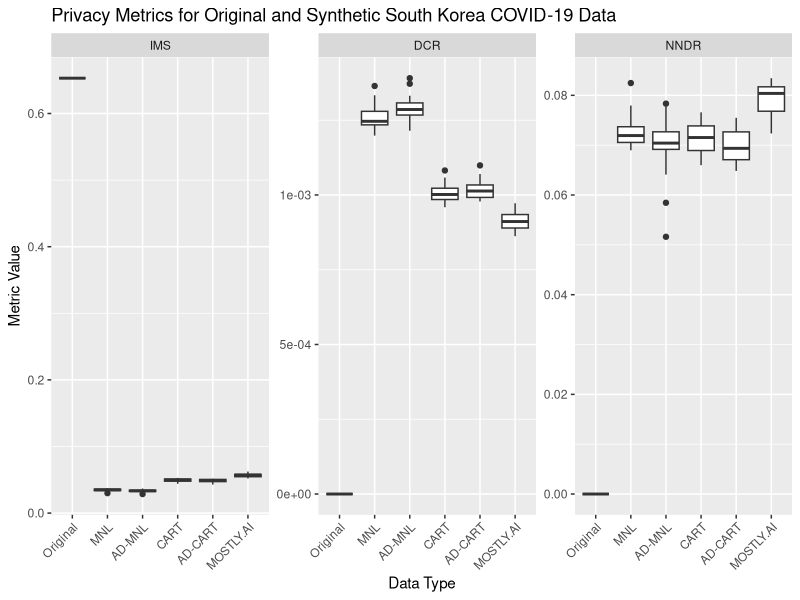
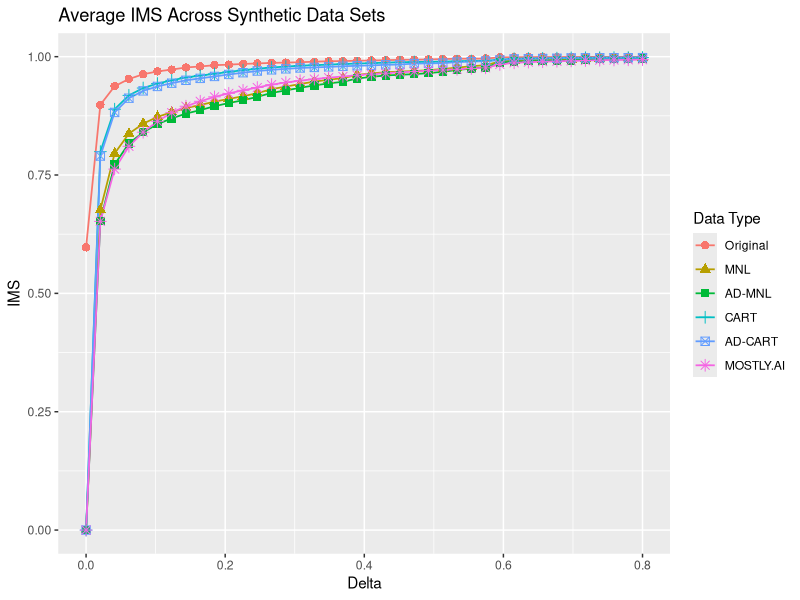
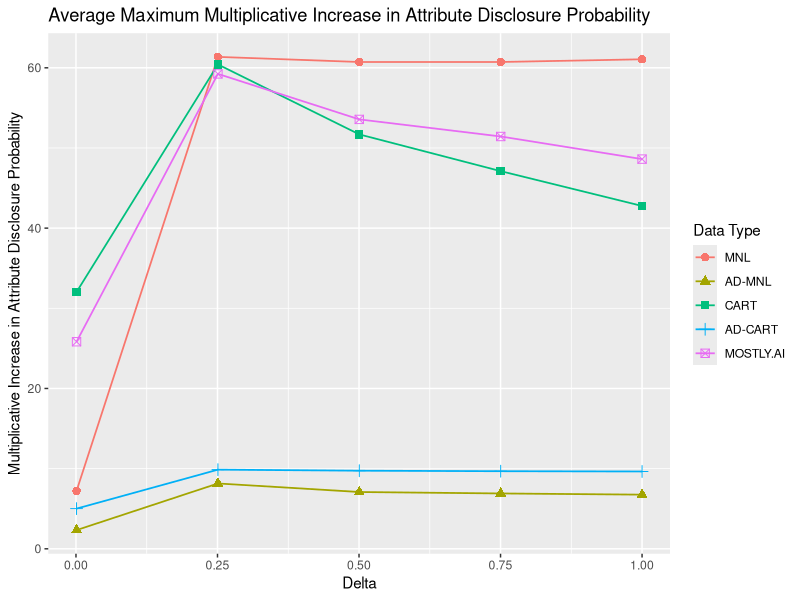
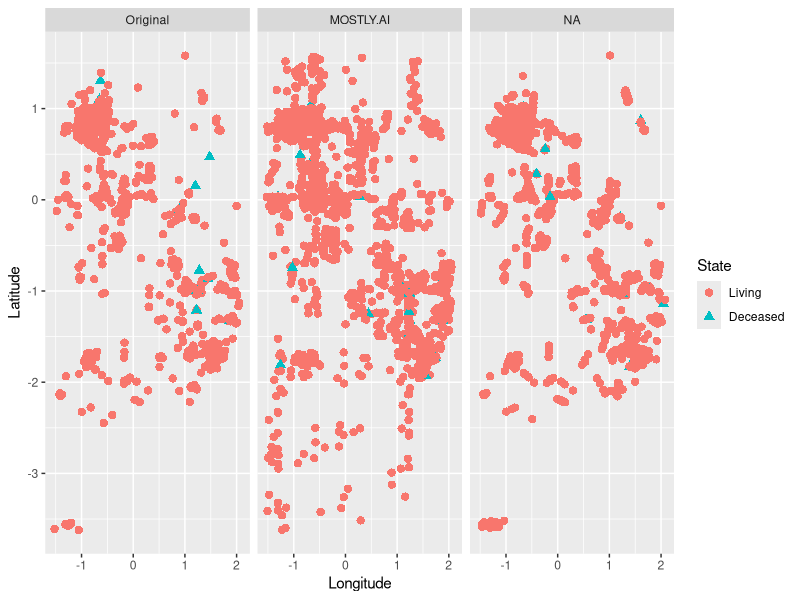
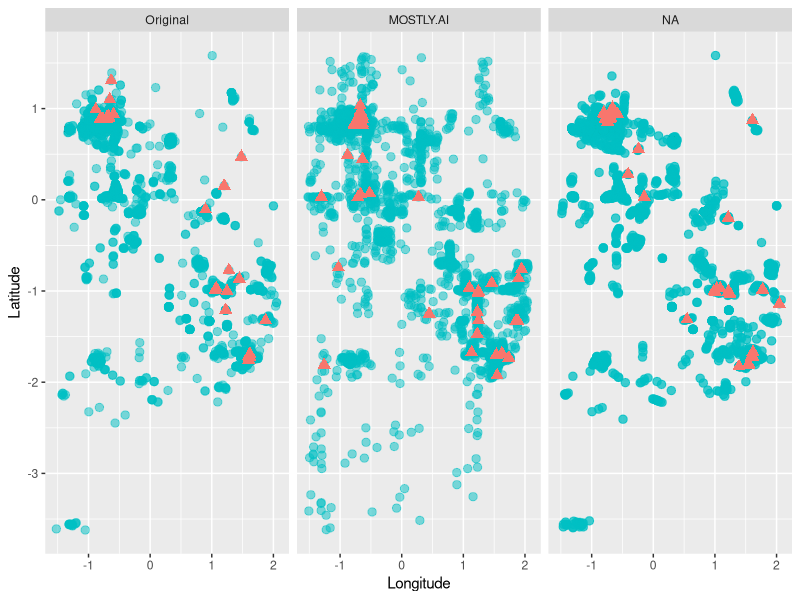
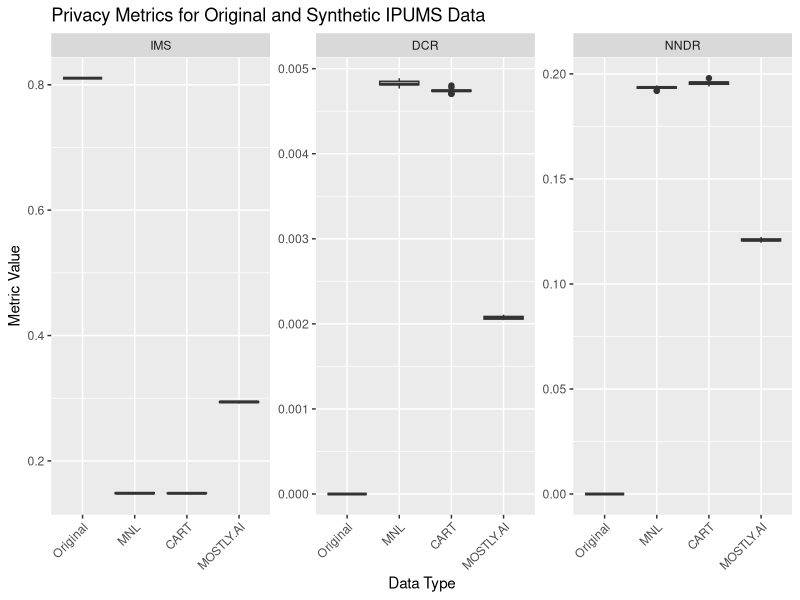
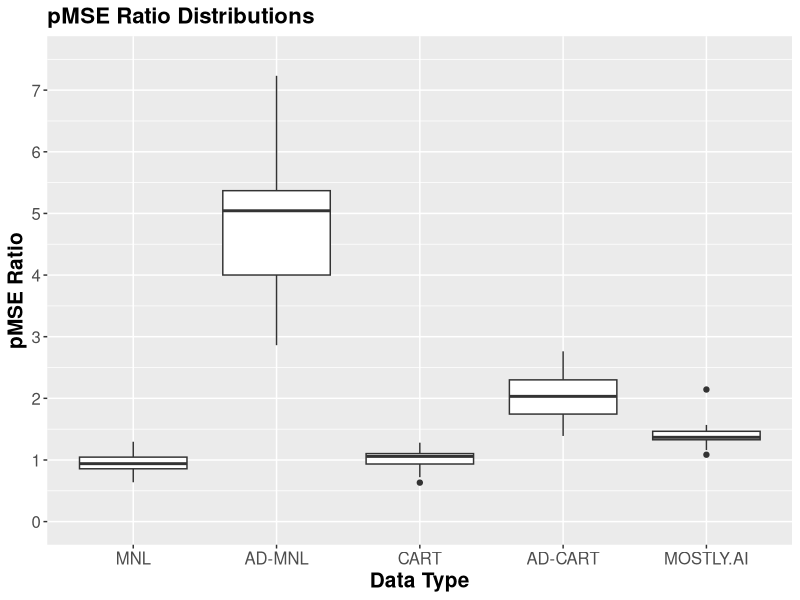

Write R code to recreate these figures, in order.
# Author: Cameron Bale

library(tidyverse)
library(ggplot2)

# Plot for privacy metrics for SK data
sk_privacy_metrics <- read_csv("../Results/SK/privacy_metrics.csv")

sk_privacy_metrics %>%
  mutate(Metric = factor(Metric, levels=c("IMS", "DCR", "NNDR")),
         Type = factor(Type, levels=c("Train", "MNL", "AD-MNL", "CART", "AD-CART", "MOSTLY.AI"), labels=c("Original", "MNL", "AD-MNL", "CART", "AD-CART", "MOSTLY.AI"))) %>%
  ggplot(aes(x=Type, y=value)) +
  geom_boxplot() +
  facet_wrap(~Metric, scales='free') +
  theme(axis.text.x = element_text(angle = 45, vjust = 1, hjust=1)) +
  labs(x = "Data Type",
       y = "Metric Value",
       title = "Privacy Metrics for Original and Synthetic South Korea COVID-19 Data")

################################################################################

# plot for IMS over range of delta values

sk_ims <- read_csv("../Results/SK/ims_metrics.csv")

sk_ims %>%
  mutate(Type = factor(Type, levels=c("Original", "MNL", "AD-MNL", "CART", "AD-CART", "MOSTLY.AI"))) %>%
  ggplot(aes(x=Delta, y=value, color=Type)) +
  geom_line(linewidth=0.6) +
  geom_point(aes(shape=Type), size=2.5) +
  labs(x = "Delta",
       y = "IMS",
       title = "Average IMS Across Synthetic Data Sets",
       color = "Data Type",
       shape = "Data Type")

################################################################################

# plot attribute disclosure risk results

sk_ad <- read_csv("../Results/SK/all_ad_results.csv")

sk_ad %>%
  mutate(Type = factor(Type, levels=c("MNL", "AD-MNL", "CART", "AD-CART", "MOSTLY.AI"))) %>%
  ggplot(aes(x=Delta, y=value, color=Type)) +
  geom_line(linewidth=0.6) +
  geom_point(aes(shape=Type), size=2.5) +
  labs(x = "Delta",
       y = "Multiplicative Increase in Attribute Disclosure Probability",
       title = "Average Maximum Multiplicative Increase in Attribute Disclosure Probability",
       color = "Data Type",
       shape = "Data Type")
  
  
################################################################################

# plot pMSE ratios

sk_pmse <- read_csv("../Results/SK/pmse_metrics.csv")

sk_pmse_plot <- sk_pmse %>%
  mutate(Type = factor(Type, levels=c("MNL", "AD-MNL", "CART", "AD-CART", "MOSTLY.AI"))) %>%
  ggplot(aes(x=Type, y=value)) +
  geom_boxplot() +
  labs(x = "Data Type",
       y = "pMSE Ratio",
       title = "pMSE Ratio Distributions") +
  scale_y_continuous(name="pMSE Ratio", breaks=c(0, 1, 2, 3, 4, 5, 6, 7, 8), limits=c(0, 7.5)) +
  theme(plot.title = element_text(size=16, face= "bold", colour= "black" ),
        axis.title.x = element_text(size=15, face="bold", colour = "black"),
        axis.title.y = element_text(size=15, face="bold", colour = "black"),
        axis.text=element_text(size=12))

ggsave(filename="pmse_ratio_dists.pdf", plot=sk_pmse_plot, path="../Results/SK/Figures/")

################################################################################

# plot original vs. synthesized locations

sk_locs <- read_csv("../Results/SK/locations.csv")

colnames(sk_locs) <- c('Type', 'Latitude', 'Longitude', 'State')

sk_locs <- sk_locs %>%
  mutate(Type = factor(Type, levels=c("Original", "CART", "AD - CART", "MOSTLY.AI")),
         State = factor(State, levels=c(0, 1), labels=c('Living', 'Deceased')))

sk_locs %>%
  ggplot(aes(x=Longitude, y=Latitude, shape=State, color=State)) +
  geom_point(size=2.5) +
  facet_wrap(~Type)

sk_locs %>%
  ggplot(aes(x=Longitude, y=Latitude)) +
  geom_point(alpha = 0.5, color="#00BFC4", size=2.5) +
  geom_point(data=sk_locs[sk_locs$State=='Deceased',], aes(x=Longitude, y=Latitude), color="#F8766D", shape=17, size=3) +
  facet_wrap(~Type)

################################################################################
################################################################################
################################################################################
################################################################################

###### IPUMS Plots ######

################################################################################
################################################################################
################################################################################
################################################################################

# Plot for privacy metrics for IPUMS data
ipums_privacy_metrics <- read_csv("../Results/IPUMS/privacy_metrics.csv")

ipums_privacy_metrics %>%
  mutate(Metric = factor(Metric, levels=c("IMS", "DCR", "NNDR")),
         Type = factor(Type, levels=c("Train", "MNL", "CART", "MOSTLY.AI"), labels=c("Original", "MNL", "CART", "MOSTLY.AI"))) %>%
  ggplot(aes(x=Type, y=value)) +
  geom_boxplot() +
  facet_wrap(~Metric, scales='free') +
  theme(axis.text.x = element_text(angle = 45, vjust = 1, hjust=1)) +
  labs(x = "Data Type",
       y = "Metric Value",
       title = "Privacy Metrics for Original and Synthetic IPUMS Data")
